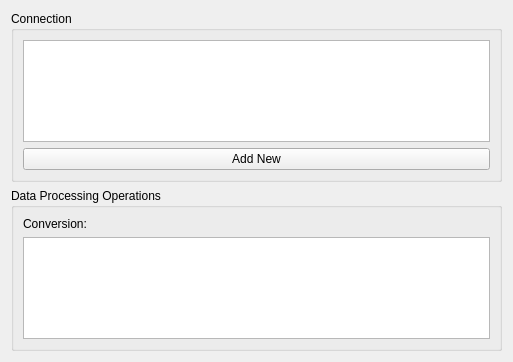
<?xml version="1.0" encoding="UTF-8"?>
<ui version="4.0">
 <class>Form</class>
 <widget class="QWidget" name="Form">
  <property name="geometry">
   <rect>
    <x>0</x>
    <y>0</y>
    <width>513</width>
    <height>362</height>
   </rect>
  </property>
  <property name="windowTitle">
   <string>Form</string>
  </property>
  <layout class="QGridLayout" name="gridLayout">
   <item row="1" column="0">
    <widget class="QGroupBox" name="groupBox">
     <property name="title">
      <string>Data Processing Operations</string>
     </property>
     <layout class="QGridLayout" name="gridLayout_8">
      <item row="0" column="0">
       <widget class="QLabel" name="label_16">
        <property name="text">
         <string>Conversion:</string>
        </property>
       </widget>
      </item>
      <item row="1" column="0">
       <widget class="QTreeView" name="treeView_2"/>
      </item>
     </layout>
    </widget>
   </item>
   <item row="0" column="0">
    <widget class="QGroupBox" name="groupBox_2">
     <property name="title">
      <string>Connection</string>
     </property>
     <layout class="QGridLayout" name="gridLayout_2">
      <item row="0" column="0">
       <widget class="QTreeView" name="viewConnections"/>
      </item>
      <item row="1" column="0">
       <widget class="QPushButton" name="pushButton">
        <property name="text">
         <string>Add New</string>
        </property>
       </widget>
      </item>
     </layout>
    </widget>
   </item>
  </layout>
 </widget>
 <resources/>
 <connections/>
</ui>
